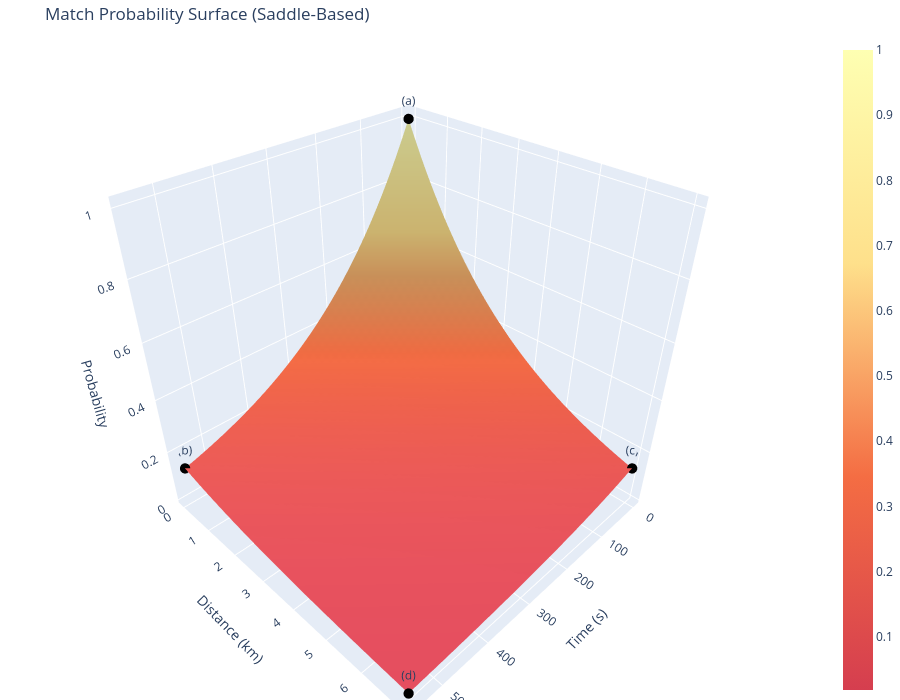

Here is the notebook cell this chart was saved with:
### Markdown cell above
### __Plot distribution of match observations (with extreme values)__

### Code cell
plot_extreme_AIS_RF_distribution()

### Figure 1 — Plotly figure (JSON) as saved in the notebook; plotly's stock layout.template omitted (floating-point values rounded to 4 significant figures; data arrays with more than 128 entries replaced by an {"elided": "..."} marker saying what was removed)
{"data": [{"colorscale": [[0, "#d53e4f"], [0.3333, "#f46d43"], [0.6667, "#fee08b"], [1, "#feffb2"]], "showscale": true, "type": "surface", "x": {"elided": "50x50 float values"}, "y": {"elided": "50x50 float values"}, "z": {"elided": "50x50 float values"}}, {"marker": {"color": "black", "size": 6}, "mode": "markers+text", "text": ["(a)"], "type": "scatter3d", "x": [0], "y": [0], "z": [1]}, {"marker": {"color": "black", "size": 6}, "mode": "markers+text", "text": ["(b)"], "type": "scatter3d", "x": [551], "y": [0], "z": [0.1353]}, {"marker": {"color": "black", "size": 6}, "mode": "markers+text", "text": ["(c)"], "type": "scatter3d", "x": [0], "y": [7], "z": [0.1353]}, {"marker": {"color": "black", "size": 6}, "mode": "markers+text", "text": ["(d)"], "type": "scatter3d", "x": [551], "y": [7], "z": [0.01832]}], "layout": {"height": 700, "margin": {"b": 0, "l": 0, "r": 0, "t": 40}, "scene": {"xaxis": {"title": {"text": "Time (s)"}}, "yaxis": {"title": {"text": "Distance (km)"}}, "zaxis": {"title": {"text": "Probability"}}}, "showlegend": false, "title": {"text": "Match Probability Surface (Saddle-Based)"}, "width": 900}}
